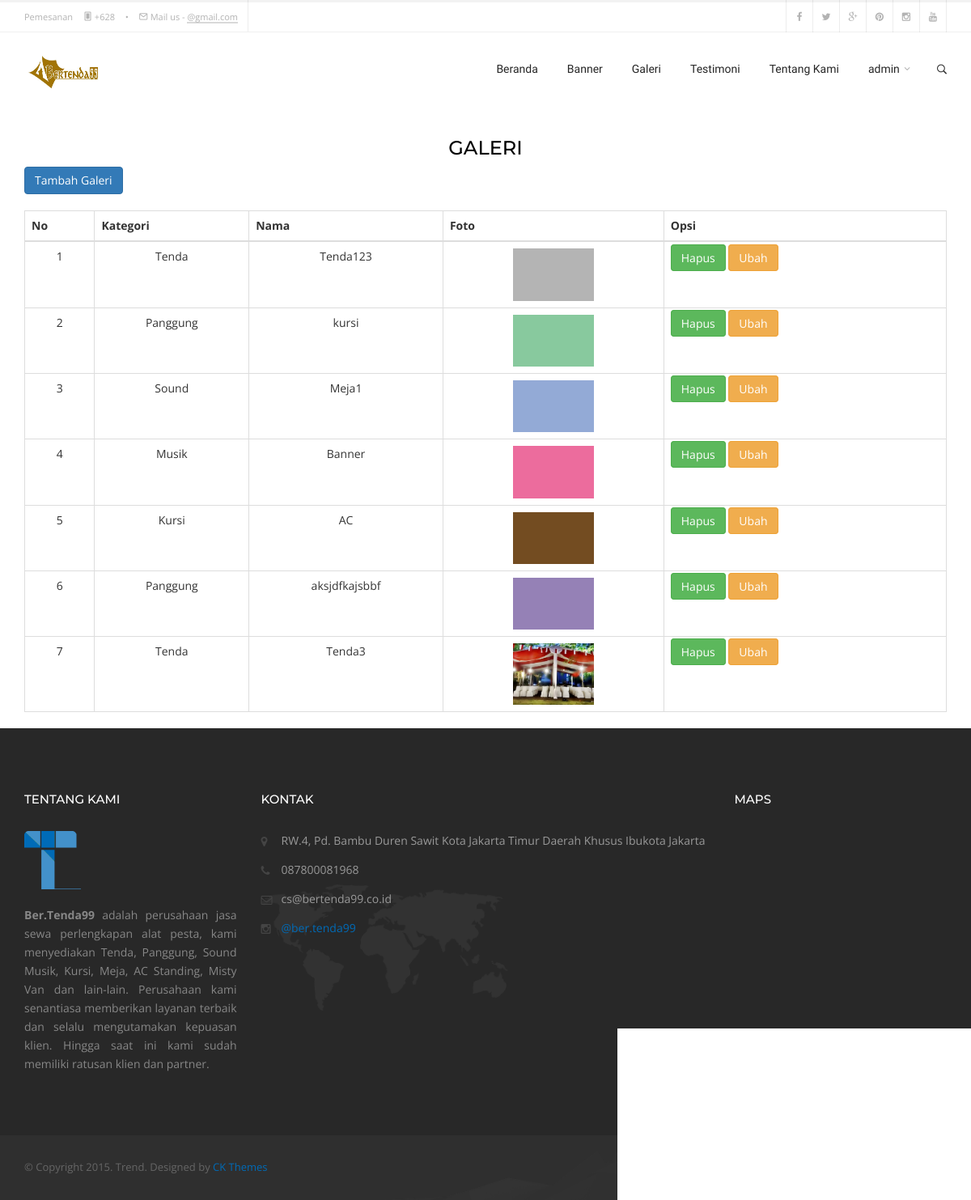
Page /indexadmin.php?halaman=galeri (signed in) on the committed database.
### tables this page shows
CREATE TABLE `produk` (
  `id` int(11) NOT NULL,
  `id_kategori` int(11) NOT NULL,
  `nama_produk` varchar(30) NOT NULL,
  `foto_produk` varchar(30) NOT NULL
);

CREATE TABLE `kategori` (
  `id_kategori` int(8) NOT NULL,
  `nama_kategori` varchar(30) NOT NULL
);

CREATE TABLE `about_us` (
  `id_au` int(11) NOT NULL,
  `tentang` text NOT NULL,
  `alamat` text NOT NULL,
  `no_telp` varchar(12) NOT NULL,
  `email` text NOT NULL,
  `instagram` text NOT NULL
);

### admin/galeri.php (the view)
<div class="container">
<div class="col-lg-1">
  </div>
        <h3 class="uppercase text-center">Galeri</h3>
<a href="?halaman=tambahgaleri" class="btn btn-primary">Tambah Galeri</a><br /><br />
<table class="table table-bordered">
  <thead>
    <tr align="center">
    <th>No</th>
    <th>Kategori</th>
    <th>Nama</th>
    <th>Foto</th>
    <th>Opsi</th>
    </tr>
  </thead>
  <tbody>
      <?php $nomor=1; ?>
      <?php $ambil=$koneksi->query("SELECT * FROM produk JOIN kategori ON produk.id_kategori=kategori.id_kategori"); ?>
      <?php while($pecah = $ambil->fetch_assoc()){ ?>
    <tr>
      <td align="center"><?php echo $nomor; ?></td>
      <td align="center"><?php echo $pecah['nama_kategori']; ?></td>
      <td align="center"><?php echo $pecah['nama_produk']; ?></td>
      <td align="center"><img src="foto/produk/<?php echo $pecah['foto_produk']; ?>" width="100"></td>
      <td>
      <a href="?halaman=hapusgaleri&id_produk=<?php echo $pecah['id']; ?>" class="btn btn-success">Hapus</a>
      <a href="?halaman=ubahgaleri&id_produk=<?php echo $pecah['id']; ?>" class="btn btn-warning">Ubah</a>
      </td>
    </tr>
    <?php $nomor++; ?>
    <?php } ?>
  </tbody>
</table>
</div>

### indexadmin.php (shortened to what this page needs)
<?php
	include 'config/koneksi.php';
	if(@$_SESSION['admin']){
		include "header_admin.php";
		include "isi_admin.php";
		include "footer_admin.php";
	}else{
		header("location: index.php?halaman=login");
	}
?>

### header_admin.php (shortened to what this page needs)
<!DOCTYPE html>
<html lang="en">
<head>
	<?php
$sql_aboutus = mysqli_query($koneksi, "select * from about_us where id_au =1") or die (mysqli_error());
$data_aboutus = mysqli_fetch_array($sql_aboutus);
$alamatinstagram =(strip_tags($data_aboutus['instagram']));
$instagram = substr($alamatinstagram,1);
?>
	<link rel="stylesheet" href="css/bootstrap.min.css" type="text/css">
	<link rel="stylesheet" href="js/owl-carousel/owl.carousel.css">
	<link rel="stylesheet" href="js/owl-carousel/owl.theme.css">
	<link rel="stylesheet" href="js/owl-carousel/owl.transitions.css">
	<link rel="stylesheet" href="js/rs-plugin/css/settings.css">
	<link rel="stylesheet" href="js/flexslider/flexslider.css">
	<link rel="stylesheet" href="js/isotope/isotope.css">
	<link rel="stylesheet" href="css/jquery-ui.css">
	<link rel="stylesheet" href="js/magnific-popup/magnific-popup.css">
	<link rel="stylesheet" href="css/style.css">
	<link rel="stylesheet" href="css/icomoon/style.css" type="text/css">
	<link rel="stylesheet" href="font-awesome/css/font-awesome.min.css" type="text/css">
	<link rel="stylesheet" href="css/color-scheme/default-blue.css" type="text/css">
</head>
<body>
<div class="outer-wrapper">
	<div id="top-bar" class="hidden-xs hidden-sm">
		<div class="container">
			<div class="row">
				<div class="col-md-12">
					<div class="top-bar-content">
						<p>Pemesanan <span></span><i class="icon-mobile2"></i> +628 <span></span>&bull;<span></span> <i class="icon-mail3"></i> Mail us - <a href="#">@gmail.com</a></p>
					</div>
					<div class="nav-social-icons">
						<ul class="social-icons">
							<li class="facebook">
								<a href="http://facebook.com" target="_blank">
								<i class="fa fa-facebook"></i><i class="fa fa-facebook"></i>
								</a>
							</li>
							<li class="twitter">
								<a href="http://twitter.com" target="_blank">
								<i class="fa fa-twitter"></i>
								</a>
							</li>
							<li class="google-plus">
								<a href="http://google.com" target="_blank">
								<i class="fa fa-google-plus"></i>
								</a>
							</li>
							<li class="pinterest">
								<a href="http://pinterest.com" target="_blank">
								<i class="fa fa-pinterest"></i>
								</a>
							</li>
							<li class="instagram">
								<a href="https://www.instagram.com/<?=$instagram; ?>/" target="_blank">
								<i class="fa fa-instagram"></i>
								</a>
							</li>
							<li class="youtube">
								<a href="http://youtube.com" target="_blank">
								<i class="fa fa-youtube"></i>
								</a>
							</li>
						</ul>
					</div>
				</div>
			</div>
		</div>
	</div>
	<header id="header-main">
		<div class="container">
			<div class="navbar yamm navbar-default">
				<div class="navbar-header">
					<a href="index.php"><img src="foto/logo/LOGO TENDA.jpg" width="100" height="100"></a>
				</div>
				<div class="header-x pull-right">
					<div class="s-search">
						<div class="ss-trigger"><i class="icon-search2"></i></div>
					</div>
				</div>
				<div id="navbar-collapse-1" class="navbar-collapse collapse navbar-right">
					<ul class="nav navbar-nav">
						<li class="nav-item">
							<a class= "nav-link" href="indexadmin.php" >
								Beranda
							</a>
						</li>
						<li class="dropdown">
								<a href="?halaman=banner">
									Banner
								</a>
						<li class="dropdown">
						<a href="?halaman=galeri">
									Galeri
								</a>
								</li>
						<li class="dropdown">
							<a href="?halaman=testimoni">
								Testimoni
							</a>
						</li>
				  		<li class="dropdown">
							<a href="?halaman=aboutus">
								Tentang Kami
							</a>
						</li>
						<li class="dropdown">
							<?php
							$admin_terlogin = @$_SESSION['admin'];
							$sql_admin = mysqli_query($koneksi, "select * from admin where id_admin = '$admin_terlogin'") or die (mysqli_error());
							$data_admin = mysqli_fetch_array($sql_admin);
							?>
							<a href="#" data-toggle="dropdown" class="dropdown-toggle">
								<?php echo $data_admin['username'];?>
								<div class="arrow-up"><i class="fa fa-angle-down"></i></div>
							</a>
						</li>
				  </ul>
				</div>
			</div>
		</div>
	</header>

### isi_admin.php (shortened to what this page needs)
<?php
$halaman = @$_GET['halaman'];
if($halaman == ""){
	include "admin/home.php";
}else if (isset($_GET['halaman'])){
    if ($_GET['halaman']=="galeri"){
        include 'admin/galeri.php';
    }elseif ($_GET['halaman']=="tambahgaleri"){
        include 'admin/tambahgaleri.php';
    }elseif ($_GET['halaman']=="ubahgaleri"){
        include 'admin/editgaleri.php';
    }elseif ($_GET['halaman']=="hapusgaleri"){
        include 'admin/hapusgaleri.php';
    }
    elseif ($_GET['halaman']=="aboutus"){
        include 'admin/about_admin.php';
    }
    elseif ($_GET['halaman']=="testimoni"){
        include 'admin/testimoni_admin.php';
    }elseif ($_GET['halaman']=="tambahtestimoni"){
        include 'admin/tambahtestimoni.php';
    }elseif ($_GET['halaman']=="ubahtestimoni"){
        include 'admin/edittestimoni.php';
    }elseif ($_GET['halaman']=="hapustestimoni"){
        include 'admin/hapustestimoni.php';
    }
    elseif ($_GET['halaman']=="banner"){
        include 'admin/banner_admin.php';
    }elseif ($_GET['halaman']=="tambahbanner"){
        include 'admin/tambahbanner.php';
    }elseif ($_GET['halaman']=="hapusbanner"){
        include 'admin/hapusbanner.php';
    }elseif ($_GET['halaman']=="ubahbanner"){
        include 'admin/editbanner.php';
    }
}
?>

### footer_admin.php (shortened to what this page needs)
<footer>
		<div class="container">
			<div class="row">
				<div class="col-md-3">
					<h4 class="space30">Tentang Kami</h4>
			    <img src="images/basic/logo-ico.png" class="img-responsive space20" width="70" alt=""/>
					<p align="justify"><?php echo $data_aboutus['tentang']; ?></p>
				</div>
				<div class="col-md-6">
					<h4 class="space30">Kontak</h4>
			  		<ul class="c-info">
						<li><i class="fa fa-map-marker"></i> <?php echo $data_aboutus['alamat']; ?>
						</li>
						<li><i class="fa fa-phone"></i> <?php echo $data_aboutus['no_telp']; ?></li>
						<li><i class="fa fa-envelope-o"></i> <?php echo $data_aboutus['email']; ?></li>
						<li><i class="fa fa-instagram"></i> <a href="https://www.instagram.com/<?=$instagram; ?>/" target="_blank"><?php echo $data_aboutus['instagram']; ?></a></li>
					</ul>
				</div>
				<div class="col-md-3">
					<h4 class="space30">Maps</h4>
				  <iframe src="https://www.google.com/maps/embed?pb=!1m14!1m8!1m3!1d7932.359688391628!2d106.89716908332828!3d-6.240012557285191!3m2!1i1024!2i768!4f13.1!3m3!1m2!1s0x2e69f339ae88d827%3A0x84b171db26e9072e!2sRW.4%2C+Pd.+Bambu%2C+Duren+Sawit%2C+Kota+Jakarta+Timur%2C+Daerah+Khusus+Ibukota+Jakarta!5e0!3m2!1sid!2sid!4v1550053885148" width="700" height="300" frameborder="0" style="border:0" allowfullscreen></iframe>
				</div>
			</div>
		</div>
	</footer>
	<div class="footer-bottom">
		<div class="container">
			<div class="row">
				<div class="col-md-8">
					<p>&copy; Copyright 2015. Trend. Designed by <a href="http://www.ckthemes.com" target="_blank">CK Themes</a></p>
				</div>
				<div class="col-md-4">
					<div class="f-social pull-right">
						<a class="fa fa-twitter" href="#"></a>
						<a class="fa fa-facebook" href="#"></a>
						<a class="fa fa-linkedin" href="#"></a>
						<a class="fa fa-dribbble" href="#"></a>
						<a class="fa fa-google-plus" href="#"></a>
						<a class="fa fa-skype" href="#"></a>
						<a class="fa fa-behance" href="#"></a>
						<a class="fa fa-stumbleupon" href="#"></a>
						<a class="fa fa-rss" href="#"></a>
					</div>
				</div>
			</div>
		</div>
	</div>
</div>
</body>
</html>

### css/icomoon/style.css (style rules this page uses)
[class^="icon-"], [class*=" icon-"] { font-family: 'icomoon'; speak: none; font-style: normal; font-weight: normal; font-variant: normal; text-transform: none; line-height: 1; -webkit-font-smoothing: antialiased; -moz-osx-font-smoothing: grayscale; }
.icon-mobile2:before { content: "\e609"; }
.icon-search2:before { content: "\e611"; }
.icon-mail3:before { content: "\e066"; }

### css/color-scheme/default-blue.css (style rules this page uses)
a { color: #006bb7; }

### rows in the picture
produk: id_kategori.nama_kategori "Tenda", nama_produk "Tenda123", foto_produk (picture)
produk: id_kategori.nama_kategori "Panggung", nama_produk "kursi", foto_produk (picture)
produk: id_kategori.nama_kategori "Sound", nama_produk "Meja1", foto_produk (picture)
produk: id_kategori.nama_kategori "Musik", nama_produk "Banner", foto_produk (picture)
produk: id_kategori.nama_kategori "Kursi", nama_produk "AC", foto_produk (picture)
produk: id_kategori.nama_kategori "Panggung", nama_produk "aksjdfkajsbbf", foto_produk (picture)
produk: id_kategori.nama_kategori "Tenda", nama_produk "Tenda3", foto_produk (picture)
about_us: tentang "Ber.Tenda99 adalah perusahaan jasa sewa perlengkapan alat pesta, kami menyediakan Tenda, Panggung, Sound Musik, Kursi, Meja, AC Standing, Misty Van dan lain-lain. Perusahaan kami senantiasa memberikan layanan terbaik dan selalu mengutamakan kepuasan klien. Hingga saat ini kami sudah memiliki ratusan klien dan partner.", alamat "RW.4, Pd. Bambu Duren Sawit Kota Jakarta Timur Daerah Khusus Ibukota Jakarta", no_telp "087800081968", email "cs@bertenda99.co.id", instagram "@ber.tenda99"

### other values in the picture
$data_admin['username'] "admin"
